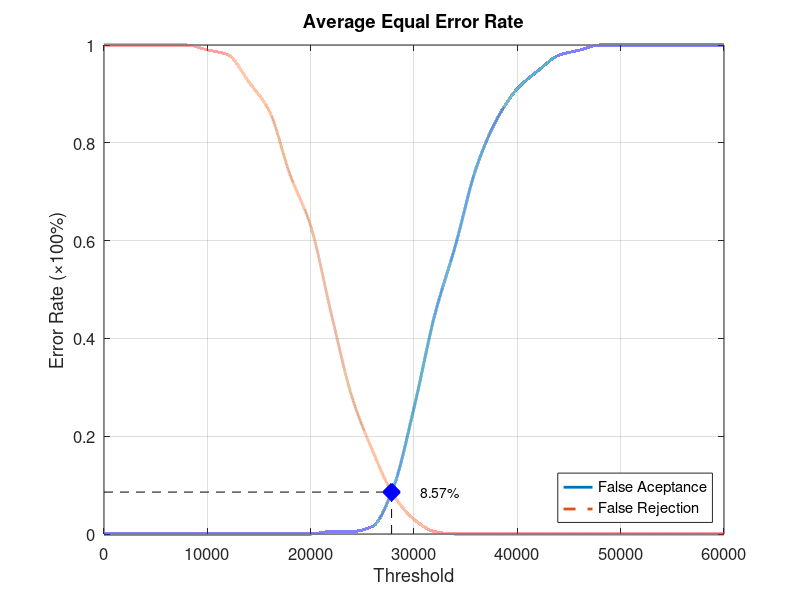
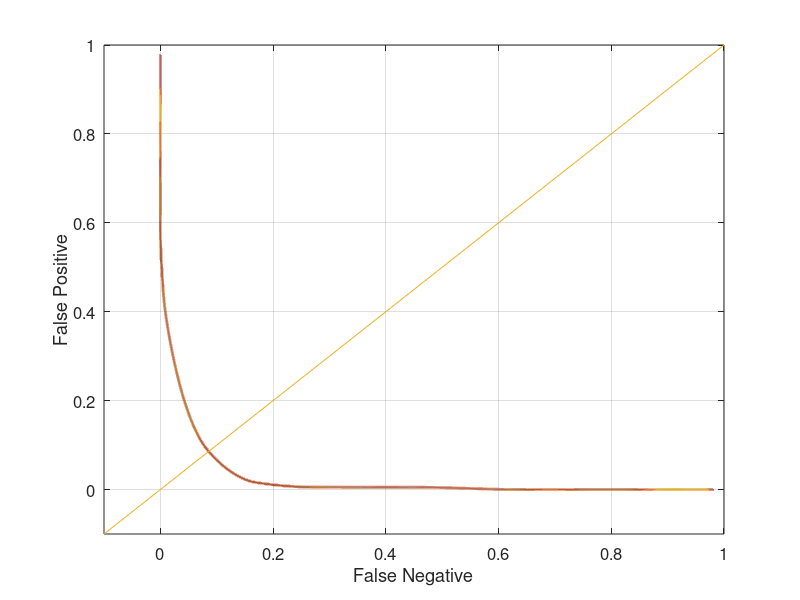

The MATLAB source for these figures, in order:
function yEER = Database5_2
close all;
clear;
clc;
x = 0:2000:60000;
xq = 0:0.5:60000;

y0 = [0 0 0 0 0 0 0 0 0 0 0 0.00526316 0.00526316 0.0157895 0.0947368 0.257895 0.447368 0.589474 0.747368 0.847368 0.910526 0.947368 0.978947 0.989474 1 1 1 1 1 1 1];
yy0 = interp1(x, y0, xq, 'pchip');
y1 = [1 1 1 1 1 0.99 0.98 0.925 0.865 0.735 0.63 0.45 0.28 0.17 0.08 0.03 0.005 0 0 0 0 0 0 0 0 0 0 0 0 0 0];
yy1 = interp1(x, y1, xq, 'pchip');

% Calculating EER: 
y2 = abs(y0 - y1);
find(y2 == min(y2))
yy2 = abs(yy0 - yy1);
xEER = find(yy2 == min(yy2));
xEERIndex = xq(xEER) % X-axis EER
yEER = yy0(xEER) % Y-axis EER

main = figure
plot(xq, yy0,'-','LineWidth', 2);	hold on
plot(xq, yy1,'--','LineWidth', 2);	hold on
plot([xEERIndex xEERIndex], [0 yEER], 'k--');	hold on
plot([0 xEERIndex], [yEER yEER], 'k--');	hold on
plot(xEERIndex, yEER, 'bx', 'LineWidth', 10);	hold on
text(xEERIndex + 10 * xEERIndex / 100, yEER, [num2str(round((10000 * yEER)) / 100) '%'])
legend('False Aceptance', 'False Rejection', 'Location', 'SouthEast')
xlabel('Threshold')
ylabel('Error Rate (\times100%)')
title('Average Equal Error Rate')
set(gca, 'FontSize', 12)
axis([0 60000 0 1])
grid on

print(main, 'Database5_2Main', '-dpng');
FNRxFPR = figure('Color', [1 1 1]);
plot(yy1, yy0, '-', yy1, yy0, 'LineWidth', 2);
hold on
y = -0.1:0.1:1
plot(y, y); 
set(gca, 'FontSize', 12)
xlabel('False Negative')
ylabel('False Positive')
axis([-0.1 1 -0.1 1])
set(gca, 'FontSize', 12)
grid on

print(FNRxFPR, 'Database5_2FNRxFPR','-dpng');
end
